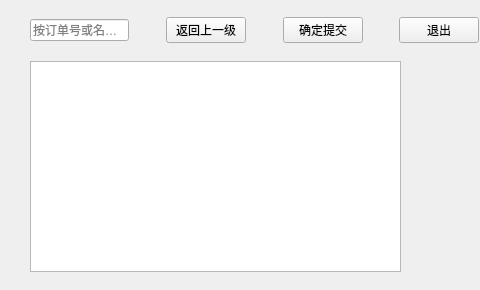
<?xml version="1.0" encoding="UTF-8"?>
<ui version="4.0">
 <class>showDingD</class>
 <widget class="QWidget" name="showDingD">
  <property name="geometry">
   <rect>
    <x>0</x>
    <y>0</y>
    <width>480</width>
    <height>290</height>
   </rect>
  </property>
  <property name="minimumSize">
   <size>
    <width>480</width>
    <height>290</height>
   </size>
  </property>
  <property name="maximumSize">
   <size>
    <width>480</width>
    <height>290</height>
   </size>
  </property>
  <property name="windowTitle">
   <string>Form</string>
  </property>
  <property name="styleSheet">
   <string notr="true">image: url(:/pic/back2.jpg);</string>
  </property>
  <widget class="QTableView" name="tableView">
   <property name="geometry">
    <rect>
     <x>30</x>
     <y>61</y>
     <width>371</width>
     <height>211</height>
    </rect>
   </property>
  </widget>
  <widget class="QWidget" name="widget" native="true">
   <property name="geometry">
    <rect>
     <x>30</x>
     <y>10</y>
     <width>511</width>
     <height>41</height>
    </rect>
   </property>
   <layout class="QHBoxLayout" name="horizontalLayout">
    <item>
     <widget class="QLineEdit" name="search">
      <property name="placeholderText">
       <string>按订单号或名称查询</string>
      </property>
     </widget>
    </item>
    <item>
     <spacer name="horizontalSpacer_3">
      <property name="orientation">
       <enum>Qt::Horizontal</enum>
      </property>
      <property name="sizeHint" stdset="0">
       <size>
        <width>40</width>
        <height>20</height>
       </size>
      </property>
     </spacer>
    </item>
    <item>
     <widget class="QPushButton" name="retButton">
      <property name="text">
       <string>返回上一级</string>
      </property>
     </widget>
    </item>
    <item>
     <spacer name="horizontalSpacer">
      <property name="orientation">
       <enum>Qt::Horizontal</enum>
      </property>
      <property name="sizeHint" stdset="0">
       <size>
        <width>40</width>
        <height>20</height>
       </size>
      </property>
     </spacer>
    </item>
    <item>
     <widget class="QPushButton" name="sureButton">
      <property name="text">
       <string>确定提交</string>
      </property>
     </widget>
    </item>
    <item>
     <spacer name="horizontalSpacer_5">
      <property name="orientation">
       <enum>Qt::Horizontal</enum>
      </property>
      <property name="sizeHint" stdset="0">
       <size>
        <width>40</width>
        <height>20</height>
       </size>
      </property>
     </spacer>
    </item>
    <item>
     <widget class="QPushButton" name="exitButton">
      <property name="text">
       <string>退出</string>
      </property>
     </widget>
    </item>
    <item>
     <spacer name="horizontalSpacer_2">
      <property name="orientation">
       <enum>Qt::Horizontal</enum>
      </property>
      <property name="sizeHint" stdset="0">
       <size>
        <width>40</width>
        <height>20</height>
       </size>
      </property>
     </spacer>
    </item>
    <item>
     <spacer name="horizontalSpacer_4">
      <property name="orientation">
       <enum>Qt::Horizontal</enum>
      </property>
      <property name="sizeHint" stdset="0">
       <size>
        <width>40</width>
        <height>20</height>
       </size>
      </property>
     </spacer>
    </item>
   </layout>
  </widget>
 </widget>
 <resources/>
 <connections/>
</ui>
